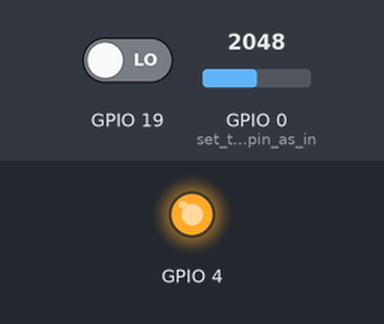
A sketch run on a simulated ESP32. Parts: output pins drawn as LEDs (lit = HIGH). The inputs (shaded band) are chosen by the test bench; at power-on: GPIO 19 LOW, GPIO 0 (set_the_battery_pin_as_in) = 2048. What the sketch prints to the serial monitor is not drawn. At 1.3 s the program puts the board to deep sleep or switches it off; the recording ends there.

Above: at 1.2 s.
1.3 s: GPIO 19 driven HIGH
Timing chart, 0 to 1.3 s (numbered marks = the images above; inputs shaded):
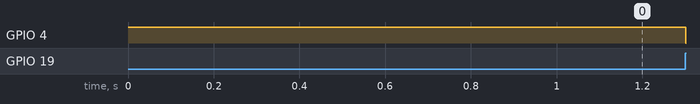

The sketch:

ADC_esp.ino
```cpp
/*
 * Title ADC measurement code
 *
 */
void setup() {
  // put your setup code here, to run once:
  Serial.begin(115200);
  pinMode(0, INPUT); //set the battery pin as input
  pinMode(2, INPUT);
  pinMode(19,INPUT);
  pinMode(4, OUTPUT);
  digitalWrite(4, HIGH);
}

void loop() {
  // put your main code here, to run repeatedly:
  Serial.print(analogRead(0));
  Serial.print("\n");
  delay(100);
  if(digitalRead(19) == HIGH){
    digitalWrite(4,LOW);
    esp_deep_sleep_start();
  }
}
```
